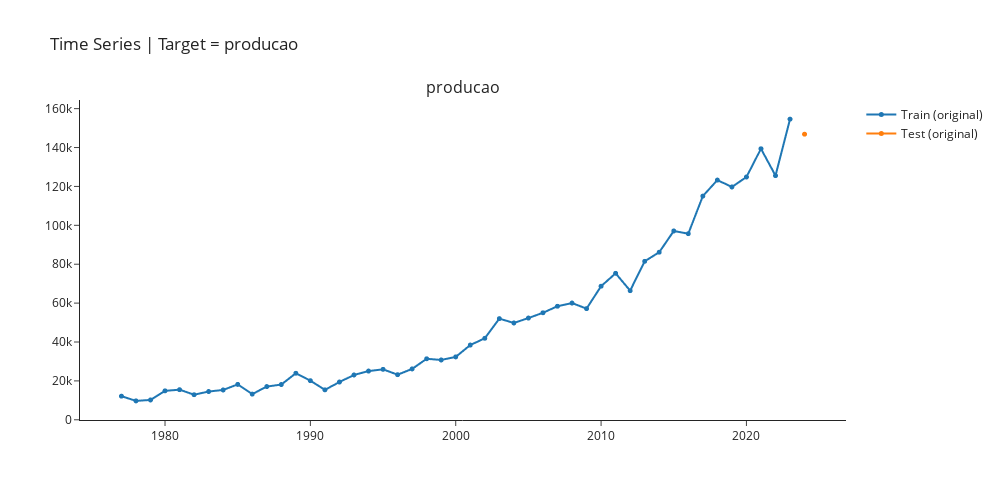

This figure's notebook cell:
### Markdown cell above
## Checking Train-Test Split

### Code cell
exp.plot_model(plot="train_test_split",fig_kwargs = {"height":500,"width":1000,"template": "simple_white","hoverinfo":"none","big_data_threshold":50})

### Figure 1 — Plotly figure (JSON) as saved in the notebook; plotly's stock layout.template omitted (floating-point values rounded to 4 significant figures)
{"data": [{"hoverinfo": "none", "line": {"width": 2}, "marker": {"size": 5}, "mode": "lines+markers", "name": "Train (original)", "type": "scattergl", "x": [1977, 1978, 1979, 1980, 1981, 1982, 1983, 1984, 1985, 1986, 1987, 1988, 1989, 1990, 1991, 1992, 1993, 1994, 1995, 1996, 1997, 1998, 1999, 2000, 2001, 2002, 2003, 2004, 2005, 2006, 2007, 2008, 2009, 2010, 2011, 2012, 2013, 2014, 2015, 2016, 2017, 2018, 2019, 2020, 2021, 2022, 2023, 2024], "xaxis": "x", "y": [12145, 9726, 10200, 14890.0, 15480.0, 12890.0, 14530.0, 15340.0, 18210.0, 13210.0, 17070.0, 18127, 23930.0, 20100.0, 15390.0, 19420.0, 23040.0, 25060.0, 25930.0, 23190.0, 26160, 31370.0, 30765, 32340.0, 38430.0, 41920.0, 52020.0, 49790.0, 52300.0, 55030.0, 58390.0, 60020.0, 57170.0, 68690.0, 75320.0, 66383, 81500.0, 86170.0, 97094, 95700.0, 115000.0, 123300.0, 119700.0, 124800.0, 139400.0, 125500.0, 154600.0, null], "yaxis": "y"}, {"hoverinfo": "none", "line": {"width": 2}, "marker": {"size": 5}, "mode": "lines+markers", "name": "Test (original)", "type": "scattergl", "x": [1977, 1978, 1979, 1980, 1981, 1982, 1983, 1984, 1985, 1986, 1987, 1988, 1989, 1990, 1991, 1992, 1993, 1994, 1995, 1996, 1997, 1998, 1999, 2000, 2001, 2002, 2003, 2004, 2005, 2006, 2007, 2008, 2009, 2010, 2011, 2012, 2013, 2014, 2015, 2016, 2017, 2018, 2019, 2020, 2021, 2022, 2023, 2024], "xaxis": "x", "y": [null, null, null, null, null, null, null, null, null, null, null, null, null, null, null, null, null, null, null, null, null, null, null, null, null, null, null, null, null, null, null, null, null, null, null, null, null, null, null, null, null, null, null, null, null, null, null, 146900.0], "yaxis": "y"}], "layout": {"annotations": [{"font": {"size": 16}, "showarrow": false, "text": "producao", "x": 0.5, "xanchor": "center", "xref": "paper", "y": 1, "yanchor": "bottom", "yref": "paper"}], "autosize": false, "height": 500, "showlegend": true, "title": {"text": "Time Series | Target = producao"}, "width": 1000, "xaxis": {"anchor": "y", "domain": [0, 1]}, "yaxis": {"anchor": "x", "domain": [0, 1]}}}
